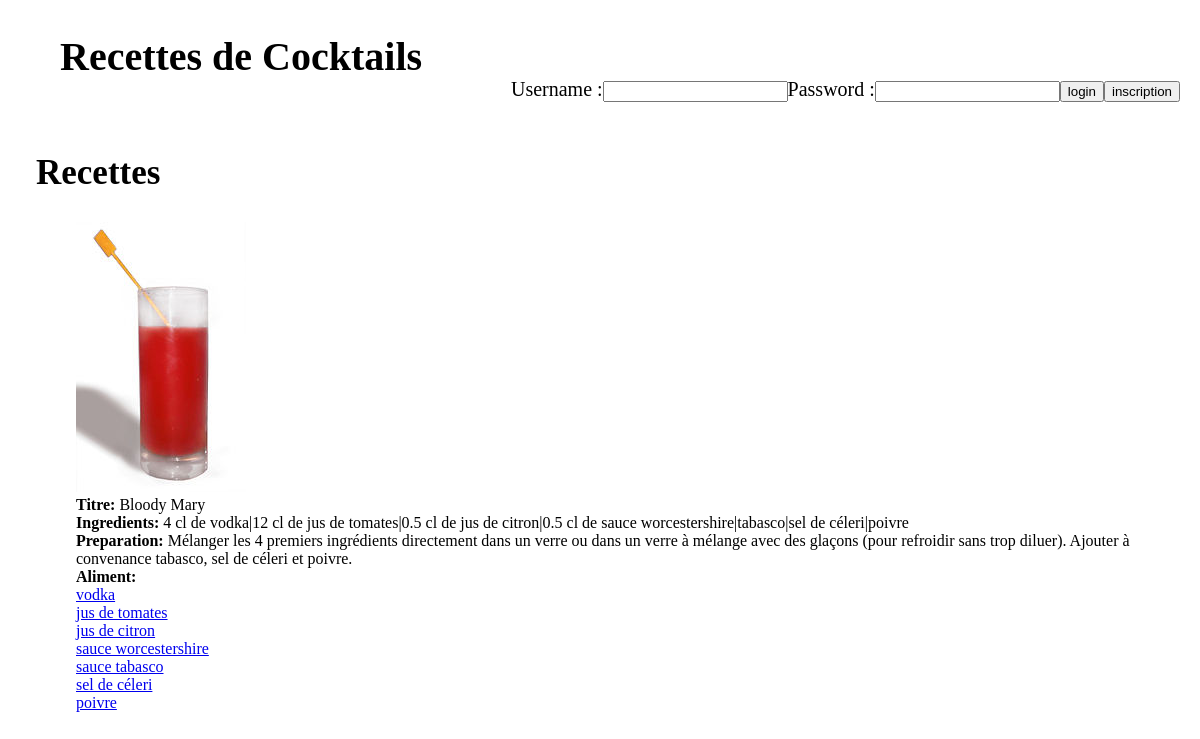
Page /Index.php?id_recette=5 on the committed database.
### tables this page shows
CREATE TABLE `recette` (
  `id_recette` int(11) NOT NULL,
  `titre` text NOT NULL,
  `ingredients` text NOT NULL,
  `preparation` text NOT NULL
);

CREATE TABLE `composition` (
  `id_recette` int(11) NOT NULL,
  `id_aliment` int(11) NOT NULL
);

CREATE TABLE `aliment` (
  `id_aliment` int(11) NOT NULL,
  `nom_aliment` varchar(50) NOT NULL
);

### Fonctions.inc.php (called while the page is built, shortened)
<?php
  function query($link,$query) {
    $resultat=mysqli_query($link,$query) or die("$query : ".mysqli_error($link));
    return($resultat);
  }
?>

### Index.php (the view, shortened to what this page needs)
<!DOCTYPE html>
<html>
<head>
	<link rel="stylesheet" type="text/css" href="css\style.css?v=1.1">
</head>
<body>
	<nav>
		<h1>Recettes de Cocktails</h1>
		<?php
			require "Connexion_check.php";
		?>
		<form method="post" action="Index.php">
    		<ul class="login_ul">
			<?php
				if(isset($_SESSION['username_status']) && $_SESSION['username_status'] == true){
					echo $_SESSION['username_info']["prenom"] . " ";
					echo $_SESSION['username_info']["nom"];
					?>
					<input type="button" onclick="location.href='User_Info.php'" value = "Mes Informations"/>
					<input type="button" onclick="location.href='Deconnexion.php'" value = "Deconnexion"/>
					<?php
				}else{
					?>
						<li> Username :
						<li> <input type="text" name="username">
						<li> Password :
						<li> <input type="password" name="password">
						<li class="btn"> <input type="submit" name="login" value="login">
						<li class="btn"> <input type="button" onclick="location.href='Inscription.php'" value="inscription">
					<?php
				}
			?>
    		</ul>
		</form>
	</nav>
	<div class="container">
		<div class="recette">
			<h2>Recettes</h2>
			<ul>
				<?php
				if(isset($_GET['id_recette'])){
					$id_recette = mysqli_real_escape_string($mysqli,$_GET['id_recette']);
					$result_recette = query($mysqli, "SELECT * FROM `recette` WHERE `id_recette` ='$id_recette'");
					$result_aliment = query($mysqli, "SELECT C.id_aliment,A.nom_aliment FROM aliment A,composition C WHERE C.id_recette = '$id_recette' AND C.id_aliment = A.id_aliment");
					$result_recette_array = mysqli_fetch_array($result_recette);
					$result_aliment_array = mysqli_fetch_all($result_aliment);
					$count_row = count($result_aliment_array);
					$path = "Photos/".ucfirst(strtolower(str_replace(" ", "_", $result_recette_array['titre']))).".jpg";
					if(file_exists("$path")){
						echo "<img src=$path alt=\"$result_recette_array[titre]\"/>";
					}
					echo"
					<li> <strong>Titre:</strong> ".$result_recette_array['titre']."</li>
					<li> <strong>Ingredients:</strong> ".$result_recette_array['ingredients']."</li>
					<li> <strong>Preparation:</strong> ".$result_recette_array['preparation']."</li>
					<li> <strong>Aliment:</strong></li>";
					for($i=0; $i<$count_row; $i++){
					echo "
					<li><a href = index.php?id_aliment=".$result_aliment_array[$i][0].">".$result_aliment_array[$i][1]."</a></li>";
					}
				}else{
					$result_titre = query($mysqli, "SELECT `id_recette`,`titre` FROM `recette` ORDER BY `titre` asc");
					while($result_arr_titre = mysqli_fetch_array($result_titre)){
						echo "
						<li><a href=index.php?id_recette=".$result_arr_titre["id_recette"].">".$result_arr_titre["titre"]."</a></li>";
					}
				}
				?>
			</ul>
		</div>
	</div>
</body>
</html>

### css/style.css (style rules this page uses)
html,body { padding: 0; margin: 0; height: auto; width: auto; }
nav { position: relative; margin: 20px; height: 100px; }
nav h1 { font-size: 40px; padding-left: 40px; }
nav .login_ul { font-size: 20px; margin-top: -35px; list-style: none; float: right; display: table; }
nav .login_ul li { display:table-cell; margin-left: 5px; }
.container { position: relative; display: flex; width: 100%; height: 100%; }
.recette { padding-left: 3%; flex: 1; z-index: 2; }
.recette h2 { font-size: 35px; margin-top: 0; }
.recette ul { position: relative; text-align: left; }
.recette li { list-style:none; }

### rows in the picture
recette: titre "Bloody Mary", ingredients "4 cl de vodka|12 cl de jus de tomates|0.5 cl de jus de citron|0.5 cl de sauce worcestershire|tabasco|sel de céleri|poivre", preparation "Mélanger les 4 premiers ingrédients directement dans un verre ou dans un verre à mélange avec des glaçons (pour refroidir sans trop diluer). Ajouter à convenance tabasco, sel de céleri et poivre."
composition: id_aliment.nom_aliment "vodka"
composition: id_aliment.nom_aliment "jus de tomates"
composition: id_aliment.nom_aliment "jus de citron"
composition: id_aliment.nom_aliment "sauce worcestershire"
composition: id_aliment.nom_aliment "sauce tabasco"
composition: id_aliment.nom_aliment "sel de céleri"
composition: id_aliment.nom_aliment "poivre"
